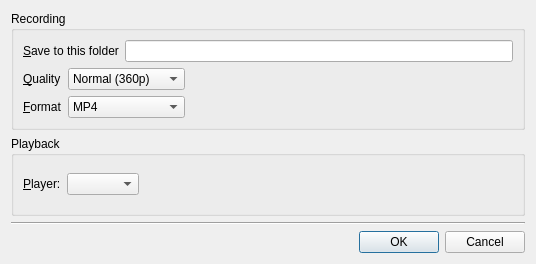
<?xml version="1.0" encoding="UTF-8"?>
<ui version="4.0">
 <class>ConfigDialog</class>
 <widget class="QDialog" name="ConfigDialog">
  <property name="geometry">
   <rect>
    <x>0</x>
    <y>0</y>
    <width>536</width>
    <height>264</height>
   </rect>
  </property>
  <property name="windowTitle">
   <string>Settings</string>
  </property>
  <layout class="QVBoxLayout" name="verticalLayout">
   <item>
    <widget class="QGroupBox" name="recording_group">
     <property name="title">
      <string>Recording</string>
     </property>
     <layout class="QVBoxLayout" name="verticalLayout_2">
      <item>
       <layout class="QHBoxLayout" name="horizontalLayout">
        <item>
         <widget class="QLabel" name="label">
          <property name="text">
           <string>&amp;Save to this folder</string>
          </property>
          <property name="buddy">
           <cstring>directory_edit</cstring>
          </property>
         </widget>
        </item>
        <item>
         <widget class="FileChooser" name="directory_edit"/>
        </item>
       </layout>
      </item>
      <item>
       <layout class="QGridLayout" name="gridLayout">
        <item row="0" column="0">
         <widget class="QLabel" name="label_19">
          <property name="text">
           <string>&amp;Quality</string>
          </property>
          <property name="buddy">
           <cstring>recordQualityCombo</cstring>
          </property>
         </widget>
        </item>
        <item row="0" column="1">
         <widget class="QComboBox" name="recordQualityCombo">
          <property name="sizeAdjustPolicy">
           <enum>QComboBox::AdjustToContents</enum>
          </property>
          <item>
           <property name="text">
            <string>Normal (360p)</string>
           </property>
          </item>
          <item>
           <property name="text">
            <string>HD (720p)</string>
           </property>
          </item>
          <item>
           <property name="text">
            <string>Full HD (1080p)</string>
           </property>
          </item>
         </widget>
        </item>
        <item row="0" column="2">
         <spacer name="horizontalSpacer_2">
          <property name="orientation">
           <enum>Qt::Horizontal</enum>
          </property>
          <property name="sizeHint" stdset="0">
           <size>
            <width>298</width>
            <height>20</height>
           </size>
          </property>
         </spacer>
        </item>
        <item row="1" column="0">
         <widget class="QLabel" name="label_21">
          <property name="text">
           <string>&amp;Format</string>
          </property>
          <property name="buddy">
           <cstring>recordFormatCombo</cstring>
          </property>
         </widget>
        </item>
        <item row="1" column="1">
         <widget class="QComboBox" name="recordFormatCombo">
          <item>
           <property name="text">
            <string>MP4</string>
           </property>
          </item>
          <item>
           <property name="text">
            <string>Flv</string>
           </property>
          </item>
         </widget>
        </item>
        <item row="1" column="2">
         <spacer name="horizontalSpacer_3">
          <property name="orientation">
           <enum>Qt::Horizontal</enum>
          </property>
          <property name="sizeHint" stdset="0">
           <size>
            <width>288</width>
            <height>20</height>
           </size>
          </property>
         </spacer>
        </item>
       </layout>
      </item>
     </layout>
    </widget>
   </item>
   <item>
    <widget class="QGroupBox" name="playback_group">
     <property name="title">
      <string>Playback</string>
     </property>
     <layout class="QVBoxLayout" name="verticalLayout_3">
      <item>
       <layout class="QHBoxLayout" name="horizontalLayout_2">
        <item>
         <widget class="QLabel" name="label_2">
          <property name="text">
           <string>&amp;Player:</string>
          </property>
          <property name="buddy">
           <cstring>player_combo</cstring>
          </property>
         </widget>
        </item>
        <item>
         <widget class="QComboBox" name="player_combo"/>
        </item>
        <item>
         <spacer name="horizontalSpacer">
          <property name="orientation">
           <enum>Qt::Horizontal</enum>
          </property>
          <property name="sizeHint" stdset="0">
           <size>
            <width>40</width>
            <height>20</height>
           </size>
          </property>
         </spacer>
        </item>
       </layout>
      </item>
     </layout>
    </widget>
   </item>
   <item>
    <widget class="Line" name="line">
     <property name="orientation">
      <enum>Qt::Horizontal</enum>
     </property>
    </widget>
   </item>
   <item>
    <widget class="QDialogButtonBox" name="buttonBox">
     <property name="orientation">
      <enum>Qt::Horizontal</enum>
     </property>
     <property name="standardButtons">
      <set>QDialogButtonBox::Cancel|QDialogButtonBox::Ok</set>
     </property>
    </widget>
   </item>
  </layout>
 </widget>
 <customwidgets>
  <customwidget>
   <class>FileChooser</class>
   <extends>QLineEdit</extends>
   <header>filechooser.h</header>
  </customwidget>
 </customwidgets>
 <tabstops>
  <tabstop>directory_edit</tabstop>
  <tabstop>recordQualityCombo</tabstop>
  <tabstop>recordFormatCombo</tabstop>
  <tabstop>player_combo</tabstop>
  <tabstop>buttonBox</tabstop>
 </tabstops>
 <resources/>
 <connections>
  <connection>
   <sender>buttonBox</sender>
   <signal>accepted()</signal>
   <receiver>ConfigDialog</receiver>
   <slot>accept()</slot>
   <hints>
    <hint type="sourcelabel">
     <x>248</x>
     <y>254</y>
    </hint>
    <hint type="destinationlabel">
     <x>157</x>
     <y>274</y>
    </hint>
   </hints>
  </connection>
  <connection>
   <sender>buttonBox</sender>
   <signal>rejected()</signal>
   <receiver>ConfigDialog</receiver>
   <slot>reject()</slot>
   <hints>
    <hint type="sourcelabel">
     <x>316</x>
     <y>260</y>
    </hint>
    <hint type="destinationlabel">
     <x>286</x>
     <y>274</y>
    </hint>
   </hints>
  </connection>
 </connections>
</ui>
